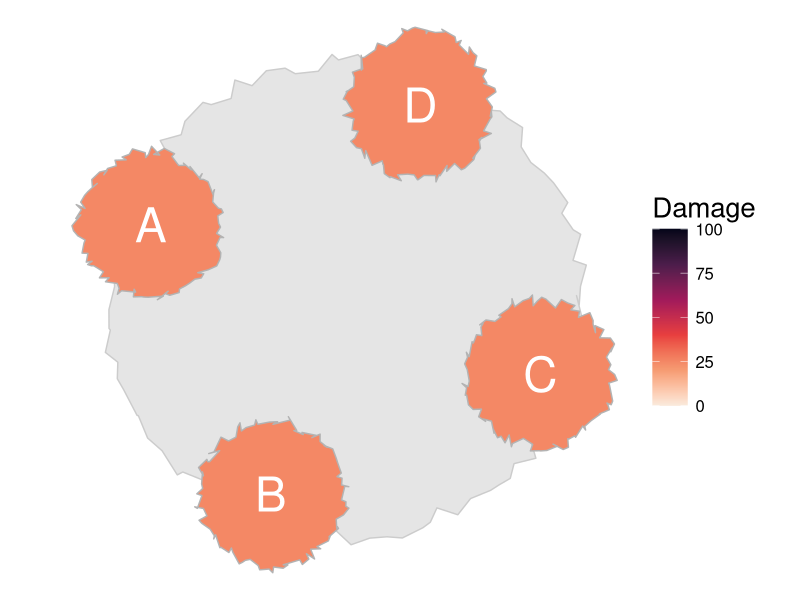
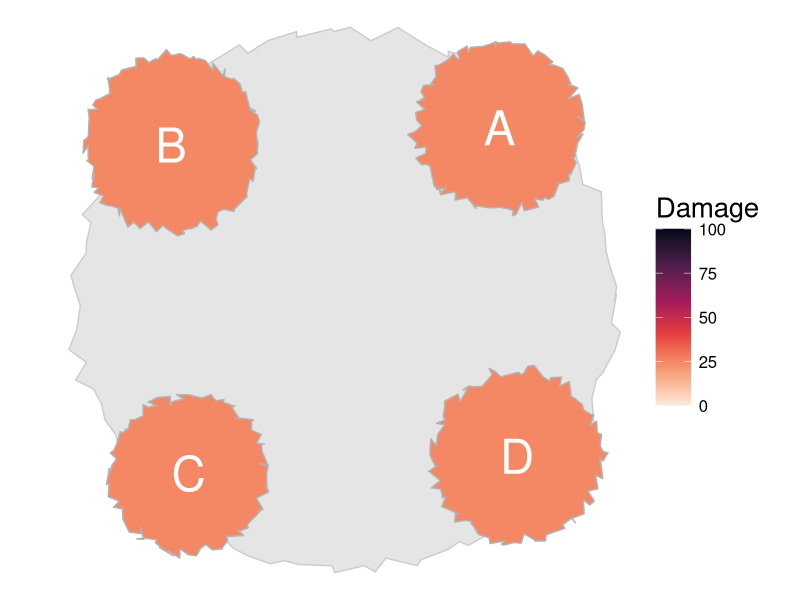
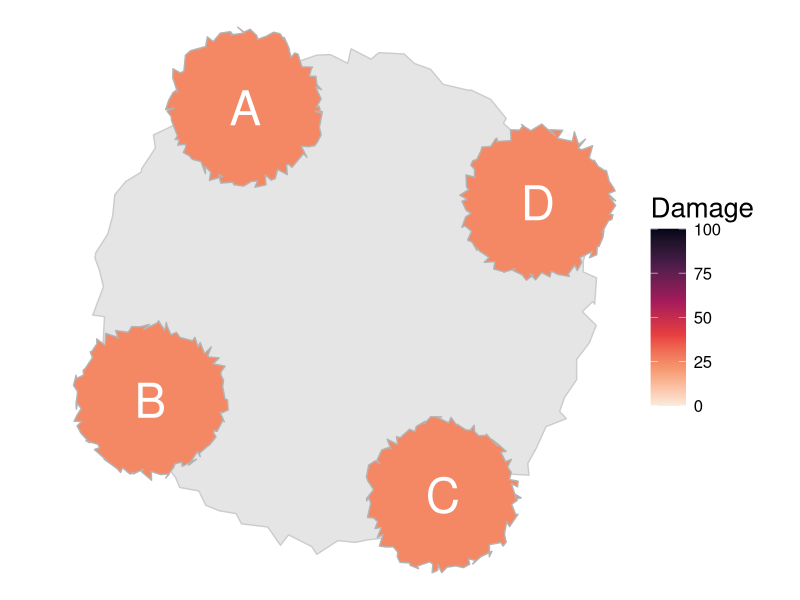
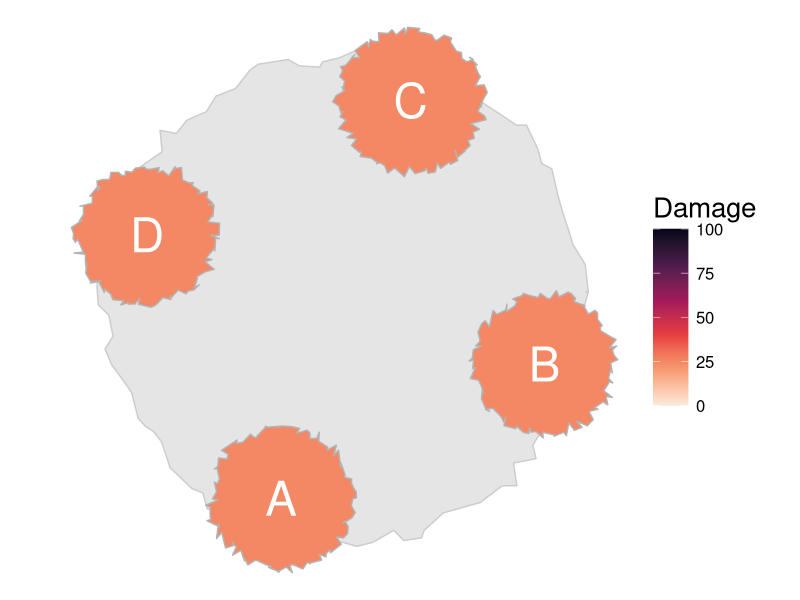
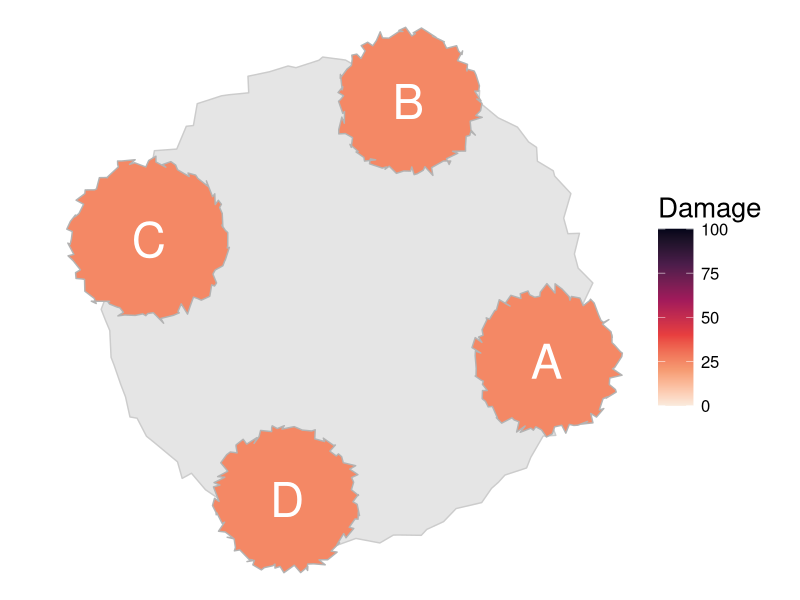
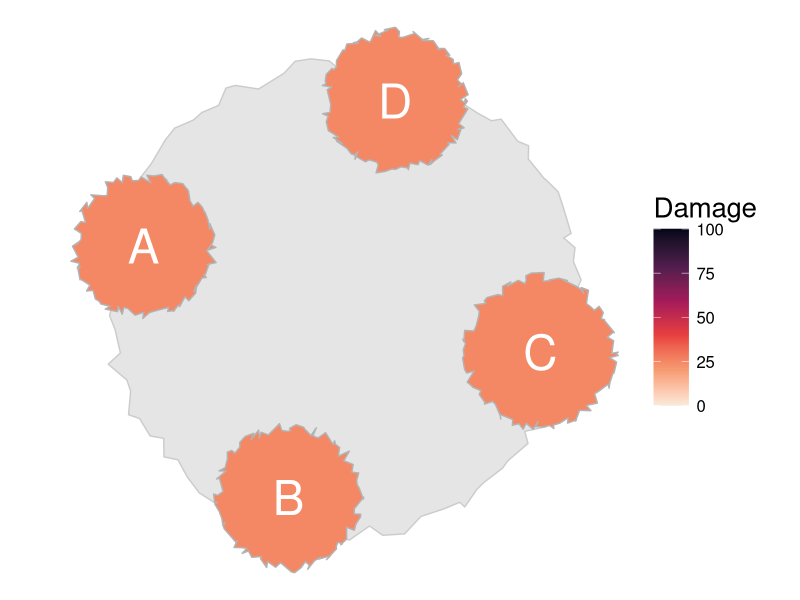
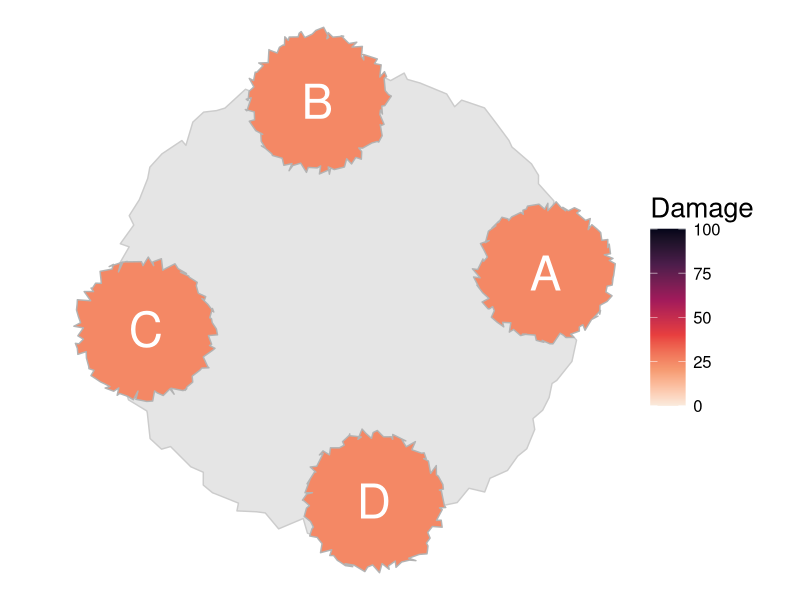
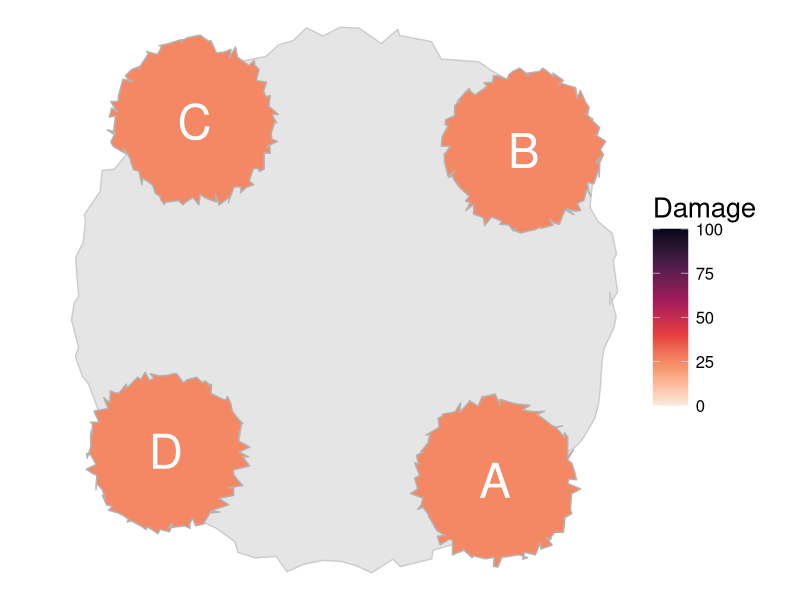

These figures' R source, in order: (Note: this script raises an error after producing the figures.)
library(tidyverse)
library(RColorBrewer)
library(viridis)
library(here)

###CIRCLE GENERATION###
#Helper functions
generate_circle <- function(radius) {
  num_points <- 100  # Number of points along the circle
  angles <- seq(0, 2 * pi, length.out = num_points)
  
  circle <- data.frame(
    x = radius * cos(angles),
    y = radius * sin(angles)
  )
  
  return(circle)
}

add_deviation_to_circle <- function(circle, deviation_factor = 0.05) {
  deviation_x <- runif(nrow(circle), -deviation_factor, deviation_factor)
  deviation_y <- runif(nrow(circle), -deviation_factor, deviation_factor)
  circle$x <- circle$x + deviation_x
  circle$y <- circle$y + deviation_y
  return(circle)
}

adjust_perimeter <- function(circle, target_perimeter) {
  perimeter <- sum(sqrt(diff(circle$x)^2 + diff(circle$y)^2))
  scale_factor <- target_perimeter / perimeter
  circle$x <- circle$x * scale_factor
  circle$y <- circle$y * scale_factor
  return(circle)
}

#Call this function to generate circle!
base_circle <- function(radius, target_perimeter, deviation_factor) {
  circle <- generate_circle(radius)
  circle <- add_deviation_to_circle(circle, deviation_factor)
  circle <- adjust_perimeter(circle, target_perimeter)
  return(circle)
}

#Polygon rotation helper function
rot <- function(df, angle_deg) {
  angle_rad <- angle_deg * (pi / 180)
  
  df_rotated <- df |>
    mutate(
      x_rot = x * cos(angle_rad) - y * sin(angle_rad),
      y_rot = x * sin(angle_rad) + y * cos(angle_rad),
      x = x_rot, 
      y = y_rot
    )
  
  return(df_rotated)
}

###MAP CREATION###
create_map = function(a_idx, col, starting_angle, intuition) {
  #Index for D country is 3 after index for A country -- select damage levels
  d_idx <- a_idx + 3
  props <- scenarios[a_idx:d_idx]
  
  #Declare polygon objects
  obj1 <- base_circle(.7, 3.4, .055)
  obj2 <- base_circle(.7, 3.4, .055)
  obj3 <- base_circle(.7, 3.4, .055)
  obj4 <- base_circle(.7, 3.4, .055)
  
  #Establish map-wise rotation
  first_obj_rad = starting_angle * pi/180
  second_obj_rad = first_obj_rad + pi/2 
  third_obj_rad = first_obj_rad + pi
  fourth_obj_rad = first_obj_rad + 3*pi/2
  
  #Choose angle of internal rotation
  rot_angle <- sample(0:360, size=1)
  rot_rad = rot_angle * pi/180
  
  #Calculate end-goal center coordinates of each polygon
  cntr1_x = cos(first_obj_rad)
  cntr1_y = sin(first_obj_rad)
  cntr2_x = cos(second_obj_rad)
  cntr2_y = sin(second_obj_rad)
  cntr3_x = cos(third_obj_rad)
  cntr3_y = sin(third_obj_rad)
  cntr4_x = cos(fourth_obj_rad)
  cntr4_y = sin(fourth_obj_rad)
  
  #Translating polygons to formerly-calculated center coordinates
  coords1 <- obj1 |>
    mutate(x = x + cntr1_x,
           y = y + cntr1_y,
           damage = props[1])
  coords2 <- obj2 |>
    mutate(x = x + cntr2_x,
           y = y + cntr2_y,
           damage = props[2])
  coords3 <- obj3 |>
    mutate(x = x + cntr3_x,
           y = y + cntr3_y,
           damage = props[3])
  coords4 <- obj4 |>
    mutate(x = x + cntr4_x,
           y = y + cntr4_y,
           damage = props[4])
  
  #Rotate polygons by same random amount because of odd rot() functionality
  coords1 <- rot(coords1, rot_angle)
  coords2 <- rot(coords2, rot_angle)
  coords3 <- rot(coords3, rot_angle)
  coords4 <- rot(coords4, rot_angle)
  
  #Create label overlay with polygon center coordinates
  #Adding rotation from rot() function to label coordinates
  cntr1_x_rot <- cntr1_x * cos(rot_rad) - cntr1_y * sin(rot_rad)
  cntr1_y_rot <- cntr1_x * sin(rot_rad) + cntr1_y * cos(rot_rad)
  cntr2_x_rot <- cntr2_x * cos(rot_rad) - cntr2_y * sin(rot_rad)
  cntr2_y_rot <- cntr2_x * sin(rot_rad) + cntr2_y * cos(rot_rad)
  cntr3_x_rot <- cntr3_x * cos(rot_rad) - cntr3_y * sin(rot_rad)
  cntr3_y_rot <- cntr3_x * sin(rot_rad) + cntr3_y * cos(rot_rad)
  cntr4_x_rot <- cntr4_x * cos(rot_rad) - cntr4_y * sin(rot_rad)
  cntr4_y_rot <- cntr4_x * sin(rot_rad) + cntr4_y * cos(rot_rad)
  
  labels <- data.frame(
    text = c("A", "B", "C", "D"),
    x = c(cntr1_x_rot, cntr2_x_rot, cntr3_x_rot, cntr4_x_rot),
    y = c(cntr1_y_rot, cntr2_y_rot, cntr3_y_rot, cntr4_y_rot))
  
  #Circle qualities pre-selected based on visual salience
  circle <- base_circle(1.6, 8, .055) 
  
  #Plot, store to object
  map <- ggplot() +
    geom_polygon(circle, mapping = aes(x = x, y = y), fill = "grey90", color = "grey80") +
    geom_polygon(data = coords1, aes(x = x, y = y, fill = damage), color  = "grey70") +
    geom_polygon(data = coords2, aes(x = x, y = y, fill = damage), color = "grey70") +
    geom_polygon(data = coords3, aes(x = x, y = y, fill = damage), color = "grey70") +
    geom_polygon(data = coords4, aes(x = x, y = y, fill = damage), color = "grey70") +
    geom_text(data = labels, aes(x = x, y = y, label = text), color = "white", size = 12) +
    labs(fill = "Damage") +
    coord_fixed() 
  
  if (intuition == "int") {
    rev = 1
  } else {
    rev = -1
  }
  
  if (col == "blues") { #Blue color map
    map_col <- map +
      scale_fill_distiller(direction = rev, palette = "Blues", limits = c(0, 100))}
  else { #Rocket color map
    map_col <- map +
      scale_fill_viridis_c(option = "rocket", direction = -rev, limits = c(0, 100))
  }
  
  #Add void theme to eliminate grid lines, axes, etc. 
  map_col <- map_col + 
    theme_void() +  
    theme(plot.background = element_rect(fill = "white", color = NA),
          legend.key.size = unit(.9, 'cm'), 
          legend.text = element_text(size = 12), 
          legend.title = element_text(size = 20))
  return(map_col)
}


#Save map to repository
download_map = function(map, a_idx, intuition, col, i) {
  #Create scenario prefix, rename intuition level, add version number
  scenario = case_when(a_idx == 1 ~ "scen1",
                       a_idx == 5 ~ "scen2",
                       a_idx == 9 ~ "scen3",
                       a_idx == 13 ~ "scen4",
                       a_idx == 17 ~ "scen5",
                       a_idx == 21 ~ "scen6")
  intuition_level = if_else(intuition == "int", "intuitive", "nonintuitive")
  i = paste("ver", i)
  
  #Create name, folder name, and set path
  download_name <- paste(scenario, col, intuition_level, i, ".png", sep = "_")
  folder_name <- paste(scenario, col, intuition_level, "maps", sep = "_")
  path <- here("map_plots", folder_name, download_name) 
  
  #Save and return name for storage in attribute table
  ggsave(path, plot = map, width = 10, height = 8, dpi = 300)
  return(download_name)
}

#Scenario damage levels
scenarios <- c(c(25,25,25,25),c(40,40,10,10),c(10,10,40,40),c(40,25,25,10),c(10,25,25,40),c(25,25,10,40))
#Possible indices of country A for each scenario 
scenario_a_indx <- c(1,5,9,13,17,21)
#Differentiating between intuititon levels and color schemes 
int_nonint <- c("int", "nonint")
col_scheme <- c("rocket", "blues")
#Version number
iter <- c(1,2,3,4,5,6,7,8,9,10,11,12,13,14,15,16)
#Possible map rotations
#Any given two maps within an attribute combination will be at least 15 degrees apart
map_rot <- c(0,15,30,45,60,75,90,105,120,135,150,165,180,195,210,225,240,255,270,285,300,315,330,345)

#Initialize attributes dataframe
map_attributes <- data.frame(
  a_idx = c(),
  intuition = c(),
  color = c(),
  version = c(),
  starting_angle = c(),
  filename = c()
)

for (a_idx in scenario_a_indx) {
  for (col in col_scheme){
    for (intuition in int_nonint) {
      #Randomly choose 8 starting angles for 8 versions of a given combination
      starting_angle_arr <- sample(map_rot, size = 16, replace = FALSE)
      for (i in iter) {
        starting_angle = starting_angle_arr[i]
        
        map <- create_map(a_idx, col, starting_angle, intuition)
        
        filename <- download_map(map, a_idx, intuition, col, i)
        
        attr <- c(a_idx, intuition, col, i, starting_angle, filename)
        map_attributes <- map_attributes |> rbind(attr)
      }
    }
  }
}


map_attributes_edited <- map_attributes |>
  mutate(scenario_props = case_when(X.1. == 1 ~ '25_25_25_25',
                                    X.1. == 5 ~ '40_40_10_10',
                                    X.1. == 9 ~ '10_10_40_40',
                                    X.1. == 13 ~ '40_25_25_10',
                                    X.1. == 17 ~ '10_25_25_40',
                                    X.1. == 21 ~ '25_25_10_40')) |>
  select(-X.1.)

colnames(map_attributes_edited) <- c('intuition', 'colormap', 'version', 'rotation', 'file_name', 'scenario_props')

write.csv(map_attributes_edited, 'map_attributes.csv')
